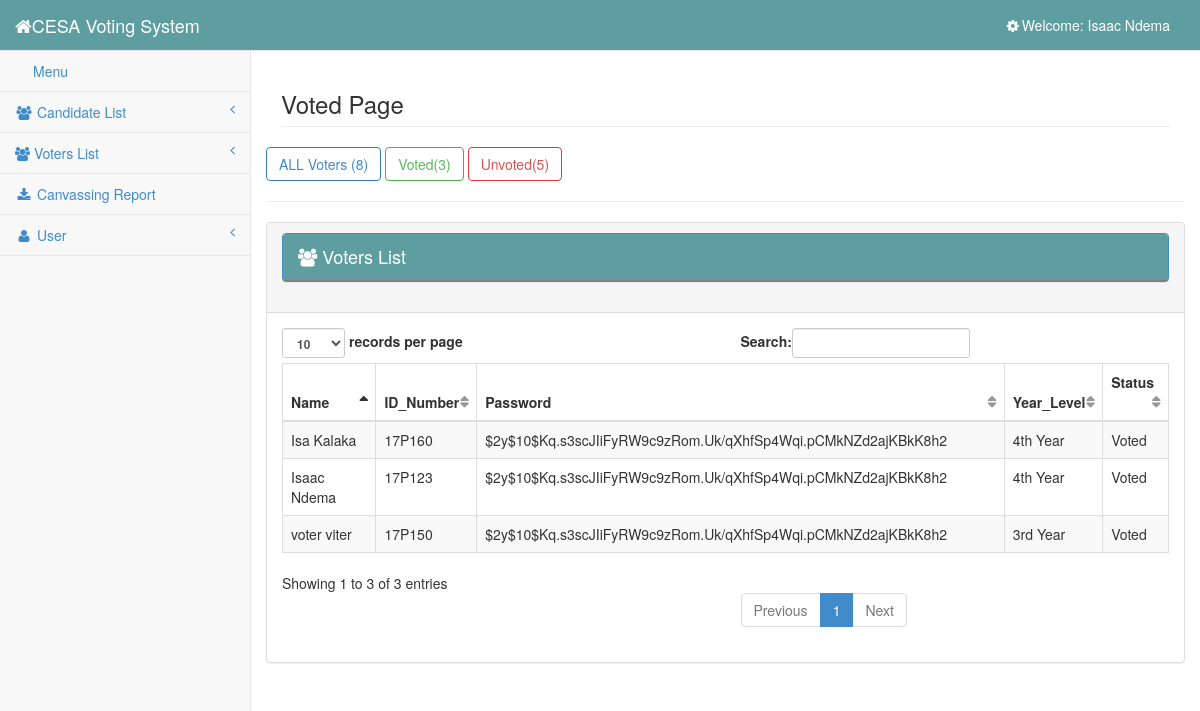
The page /admin/voted.php (signed in) on the database its author committed.
### tables this page shows
CREATE TABLE IF NOT EXISTS `user` (
  `user_id` int(11) NOT NULL AUTO_INCREMENT,
  `username` varchar(100) NOT NULL,
  `password` varchar(100) NOT NULL,
  `firstname` varchar(100) NOT NULL,
  `lastname` varchar(100) NOT NULL,
  PRIMARY KEY (`user_id`)
);

CREATE TABLE IF NOT EXISTS `voters` (
  `voters_id` int(11) NOT NULL AUTO_INCREMENT,
  `id_number` varchar(6) NOT NULL,
  `password` varchar(100) NOT NULL,
  `firstname` varchar(100) NOT NULL,
  `lastname` varchar(100) NOT NULL,
  `year_level` varchar(100) NOT NULL,
  `status` varchar(100) NOT NULL,
  `account` varchar(100) NOT NULL,
  PRIMARY KEY (`voters_id`)
);

### admin/session.php (called while the page is built, shortened)
<?php
	require '../database/dbcon.php';
	$session_id=$_SESSION['id'];
	$user_query = $conn->query("SELECT * FROM user WHERE user_id = '$session_id'") or die(mysqli_errno());
	$user_row = $user_query->fetch_array();
?>

### admin/voted.php (the view, shortened to what this page needs)
<?php include ('session.php');?>
<?php include ('head.php');?>
<body>
    <div id="wrapper">
        <?php include ('side_bar.php');?>
        <div id="page-wrapper">
            <div class="row">
                <div class="col-lg-12">
                    <h3 class="page-header">Voted Page</h3>
                </div>
				<?php
					$count = $conn->query("SELECT COUNT(*) as total FROM `voters`")->fetch_array();
					$count1 =  $conn->query("SELECT COUNT(*) as total FROM `voters` WHERE `status` = 'Voted'")->fetch_array();
					$count2 = $conn->query("SELECT COUNT(*) as total FROM `voters` WHERE `status` = 'Unvoted'")->fetch_array();
				?>
				<a href="voters.php" class = "btn btn-primary btn-outline">ALL Voters (<?php echo $count['total']?>)</a>
				<a href="voted.php" class = "btn btn-success btn-outline"> Voted(<?php echo $count1['total']?>)</a>
				<a href="unvoted.php" class = "btn btn-danger btn-outline">Unvoted(<?php echo $count2['total']?>) </a>
				<br/>
				<hr/>
                    <div class="panel panel-default">
                        <div class="panel-heading">
                            <h4 class="modal-title" id="myModalLabel">
												<div class="panel panel-primary">
													<div class="panel-heading"><i class = "fa fa-users"></i>
														Voters List
													</div>
												</div>
											</h4>
                        </div>
                        <div class="panel-body">
                            <div class="table-responsive">
                                <table class="table table-striped table-bordered table-hover" id="dataTables-example">
                                    <thead>
                                        <tr>
                                            <th>Name</th>
                                            <th>ID_Number</th>
                                            <th>Password</th>
                                            <th>Year_Level</th>
                                            <th>Status</th>
                                        </tr>
                                    </thead>
                                    <tbody>
										<?php
										require '../database/dbcon.php';
										$query = $conn->query("SELECT * FROM voters where status = 'Voted'");
										while($row = $query->fetch_array()){
										?>
										 <tr class="odd gradeX">
											<td><?php echo $row ['firstname']." ".$row['lastname'];?></td>
                                            <td><?php echo $row ['id_number'];?></td>
                                            <td><?php echo $row ['password'];?></td>
                                            <td><?php echo $row ['year_level'];?></td>
                                            <td><?php echo $row ['status'];?></td>
                                        </tr>
                                       <?php
											}
									   ?>
                                    </tbody>
                                </table>
                            </div>
                        </div>
                    </div>
            </div>
        </div>
    </div>
</body>
</html>

### admin/side_bar.php (shortened to what this page needs)
<?php require '../database/dbcon.php';?>
<nav class="navbar navbar-default navbar-static-top" role="navigation" style="margin-bottom:0; background-color:cadetblue;">
    <div class="navbar-header">
        <a class="navbar-brand" href="" style="color:white;"><i class="fa fa-home fa-large"> </i>CESA Voting System</a>
    </div>
    <ul class="nav navbar-top-links navbar-right">
        <?php
        $query = $conn->query("SELECT * from user where user_id ='$session_id'") or die(mysql_error());
        while ($row = $query->fetch_array()) {
        ?>
            <li class="dropdown">
                <a class="dropdown-toggle" data-toggle="dropdown" href="#" style="color: white">
                    <i class="fa fa-cog fa-spin fa-fw"></i>Welcome: <?php echo $user_username = $user_row['firstname'] . " " . $user_row['lastname']; ?>
                </a>
            </li>
        <?php } ?>
    </ul>
    <div class="navbar-default sidebar" role="navigation">
        <div class="sidebar-nav navbar-collapse">
            <ul class="nav" id="side-menu">
                <li>
                    <a href="candidate.php"><i class="fa fa-menu fa-fw"></i>Menu </a>
                </li>
                <li>
                    <a href="#"><i class="fa fa-users fa-fw"></i> Candidate List<span class="fa arrow"></span></a>
                </li>
                <li>
                    <a href="#"><i class="fa fa-users"></i> Voters List<span class="fa arrow"></span></a>
                </li>
                <li>
                    <a target="blank" href="../results.php?token=CESAGI2022"><i class="fa fa-download fa-fw"></i> Canvassing Report</a>
                </li>
                <li>
                    <a href="#"><i class="fa fa-user fa-fw"></i> User<span class="fa arrow"></span></a>
                </li>
            </ul>
        </div>
    </div>
</nav>

### css/sb-admin-2.css (style rules this page uses)
body { background-color: #f8f8f8; }
#wrapper { width: 100%; }
#page-wrapper { padding: 0 15px; min-height: 568px; background-color: #fff; }
@media (min-width:768px) { #page-wrapper { position: inherit; margin: 0 0 0 250px; padding: 0 30px; border-left: 1px solid #e7e7e7; } }
.navbar-top-links li { display: inline-block; }
.navbar-top-links li:last-child { margin-right: 15px; }
.navbar-top-links li a { padding: 15px; min-height: 50px; }
.sidebar .sidebar-nav.navbar-collapse { padding-right: 0; padding-left: 0; }
.sidebar ul li { border-bottom: 1px solid #e7e7e7; }
.sidebar .arrow { float: right; }
.sidebar .fa.arrow:before { content: "\f104"; }
@media (min-width:768px) { .sidebar { z-index: 1; position: absolute; width: 250px; margin-top: 51px; } }
.btn-outline { color: inherit; background-color: transparent; transition: all .5s; }
.btn-primary.btn-outline { color: #428bca; }
.btn-success.btn-outline { color: #5cb85c; }
.btn-danger.btn-outline { color: #d9534f; }
table.dataTable thead .sorting, table.dataTable thead .sorting_asc, table.dataTable thead .sorting_desc, table.dataTable thead .sorting_asc_disabled, table.dataTable thead .sorting_desc_disabled { background: 0 0; }
table.dataTable thead .sorting_asc:after { content: "\f0de"; float: right; font-family: fontawesome; }
table.dataTable thead .sorting:after { content: "\f0dc"; float: right; font-family: fontawesome; color: rgba(50,50,50,.5); }

### rows shown on the page
user: firstname+lastname "Isaac Ndema"
voters: firstname "Isaac", lastname "Ndema", id_number "17P123", password "$2y$10$Kq.s3scJIiFyRW9c9zRom.Uk/qXhfSp4Wqi.pCMkNZd2ajKBkK8h2", year_level "4th Year", status "Voted"
voters: firstname "voter", lastname "viter", id_number "17P150", password "$2y$10$Kq.s3scJIiFyRW9c9zRom.Uk/qXhfSp4Wqi.pCMkNZd2ajKBkK8h2", year_level "3rd Year", status "Voted"
voters: firstname "Isa", lastname "Kalaka", id_number "17P160", password "$2y$10$Kq.s3scJIiFyRW9c9zRom.Uk/qXhfSp4Wqi.pCMkNZd2ajKBkK8h2", year_level "4th Year", status "Voted"

### other values the page prints
$count['total'] "8"
$count1['total'] "3"
$count2['total'] "5"
